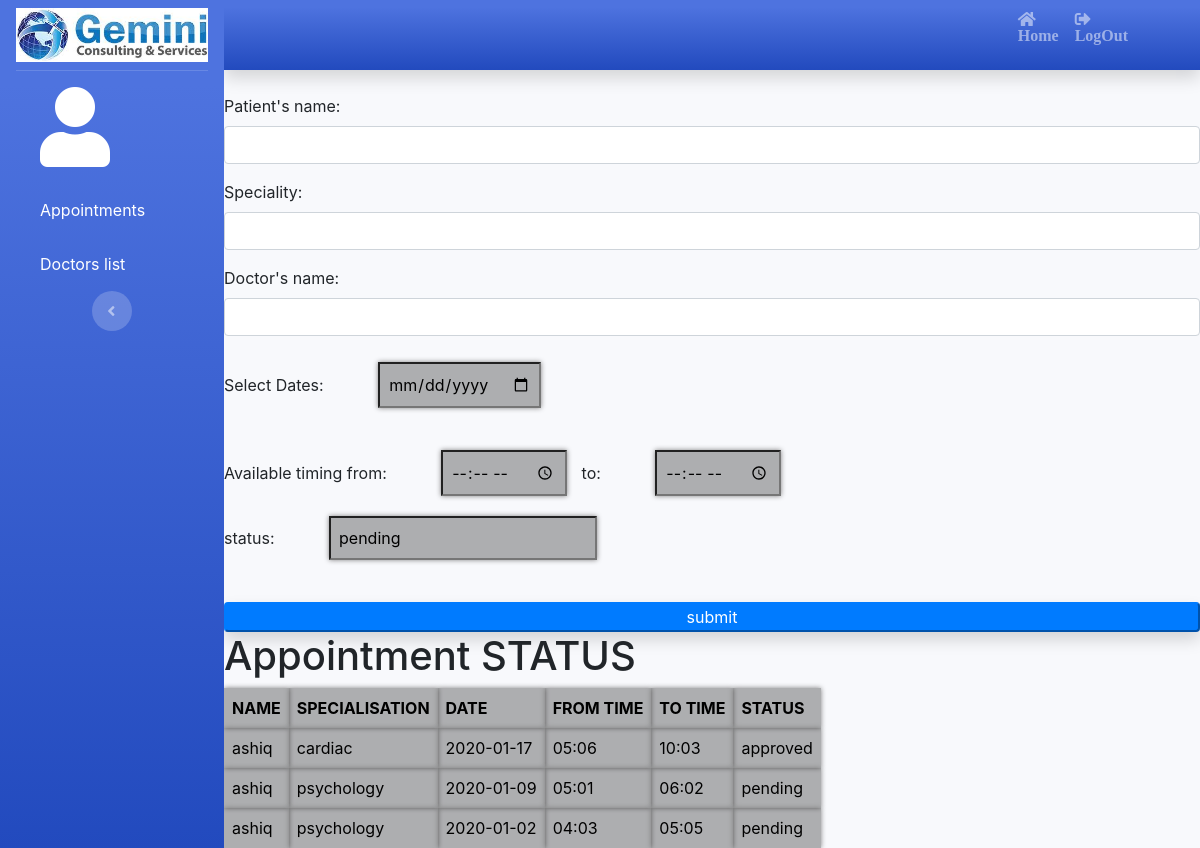
Page /bookappointment.php (signed in) on the committed database.
### tables this page shows
CREATE TABLE `patient` (
  `id` int(11) NOT NULL,
  `name` varchar(20) NOT NULL,
  `gender` varchar(20) NOT NULL,
  `email` varchar(20) NOT NULL,
  `n_id` varchar(20) NOT NULL,
  `username` varchar(20) NOT NULL,
  `password` varchar(20) NOT NULL
);

CREATE TABLE `patientappointment` (
  `id` int(11) NOT NULL,
  `pname` varchar(20) NOT NULL,
  `speciality` varchar(20) NOT NULL,
  `name` varchar(20) NOT NULL,
  `date` varchar(20) NOT NULL,
  `fromtime` varchar(20) NOT NULL,
  `totime` varchar(20) NOT NULL,
  `status` varchar(20) NOT NULL
);

### bookappointment.php (the view, shortened to what this page needs)
<?php
include("patientbase.php");
include("connection.php");
 $var=$_SESSION["key"];
 $sq="SELECT * from patient WHERE id='".$var."'";
$result=mysqli_query($conn,$sq);
?>
<?php while($row=mysqli_fetch_assoc($result))
{?>
<form role="form" class="" name="Myform"  action="submitpatientappointments.php" method="post" onsubmit="return form()">
<div class="form-group">
    <label for="s">Patient's name:</label>
    <input type="text" class="form-control"  name="pname" id="s" required="required" >
  </div>
<div class="form-group">
    <label for="s">Speciality:</label>
    <input type="text" class="form-control"  name="speciality" id="s" required="required" >
  </div>
  <div class="form-group">
    <label for="n">Doctor's name:</label>
    <input type="text" class="form-control"  name="name" id="n" required="required">
  </div>
<div class="form-group">
    <label for="d">Select Dates:</label>
    <input type="date" class="frm" id="d" name="date" required="required">
  </div>
  Available  timing
  from:
  <input type="time" class=" frm inputcomponent mt-md-3 space" name='fromtime'  placeholder="">
  to:
  <input type="time" class=" frm inputcomponent mt-md-3 space" name="totime"  placeholder="">
  <div class="form-group">
    <label for="status">status:</label>
    <input type="text" class="frm" id="date" name="status" required="required" value="pending" readonly>
  </div>
  <button type="submit" class="btn-primary mt-md-3 px-5 rounded shadow" name="submit">submit</button>
</form>
<h1>Appointment STATUS</h1>
<?php $result2=mysqli_query($conn,"SELECT * from patientappointment where pname='".$row["name"]."'") ;?>
<?php
}?>
<table class="">
<th class="frm">NAME </th>
<th class="frm">SPECIALISATION </th>
<th class="frm">DATE </th>
<th class="frm">FROM TIME</th>
<th class="frm">TO TIME</th>
<th class="frm">STATUS</th>
<?php while($row2=mysqli_fetch_assoc($result2))
        {?>
                   <tr>
                   <td class="frm"><?php echo $row2["name"] ?></td>
                   <td class="frm"><?php echo $row2["speciality"] ?></td>
                    <td  class="frm"><?php echo $row2["date"] ?></td>
                    <td class="frm"><?php echo $row2["fromtime"] ?></td>
                    <td class="frm"><?php echo $row2["totime"] ?></td>
                    <td class="frm"><?php echo $row2["status"] ?></td>
                  </tr>
                  <?php }
                  ?>
            </table>

### patientbase.php (shortened to what this page needs)
<!DOCTYPE html>
<html lang="en">
<head>
		<link  rel="stylesheet" href="fontawesome/css/all.min.css">
		<link href="css/sb-admin-2.min.css" rel="stylesheet">
		<link href="css/bootstrap.min.css" rel="stylesheet">
		<link href="css/style.css" rel="stylesheet">
		<link href="css/style3.css" rel="stylesheet">
		<link rel="stylesheet" href="css/style3.css">
</head>
<body id="page-top" class="">
  <div id="wrapper">
    <ul class="navbar-nav bg-gradient-primary sidebar sidebar-dark accordion" id="accordionSidebar">
      <a class="sidebar-brand d-flex align-items-center justify-content-center" href="index.php">
			<div>
		<img src="img/geminilogo.jpg" class="img-fluid">
        </div>
      </a>
      <hr class="sidebar-divider my-0">
      <li class="nav-item active">
        <a class="nav-link" href="index.php" class="text-center">
          <i class="fas fa-user user-font px-4"></i></a></li>
        <div class="side">
				<ul>
					<li>
                        <a href="#">Appointments</a>
					</li>
                 </ul>
          </div>
          <div class="side">
				<ul>
					<li>
                        <a href="doctorlist.php">Doctors list</a>
					</li>
                 </ul>
          </div>
      <div class="text-center d-none d-md-inline">
        <button class="rounded-circle border-0" id="sidebarToggle"></button>
      </div>
    </ul>
    <div id="content-wrapper" class="d-flex flex-column">
      <div id="content">
		<div class="container-fliud">
        <nav class="navbar navbar-expand navbar-dark topbar mb-4 static-top shadow bg-gradient-primary">
          <ul class="navbar-nav ml-auto pr-5 p-hide">
            <li class="nav-item ">
              <a class="nav-link " href="adminhome.php">
                <i class="fas fa-home"><p> Home</p></i>
              </a>
            </li>
			<li class="nav-item">
              <a class="nav-link " href="index.php" >
                <i class="fas fa-sign-out-alt  text-gray"><p>LogOut</p></i>
              </a>
            </li>
          </ul>
        </nav>

### css/style.css (style rules this page uses)
.user-font { font-size:80px!important; }
.form-style input,button { width: 100%; }
.side { margin-left:-30px; width:200px; }
.side ul { list-style-type:none; }
.side ul li { padding:15px; }
.side ul li a { text-decoration:none; padding:15px; color:white; }
.frm { padding:8px; margin:10px; background-color:rgba(0,0,0,0.3); margin-left:50px; color:black; box-shadow:0px 0px 5px grey; }

### rows in the picture
patientappointment: name "ashiq", speciality "cardiac", date "2020-01-17", fromtime "05:06", totime "10:03", status "approved"
patientappointment: name "ashiq", speciality "psychology", date "2020-01-09", fromtime "05:01", totime "06:02", status "pending"
patientappointment: name "ashiq", speciality "psychology", date "2020-01-02", fromtime "04:03", totime "05:05", status "pending"
